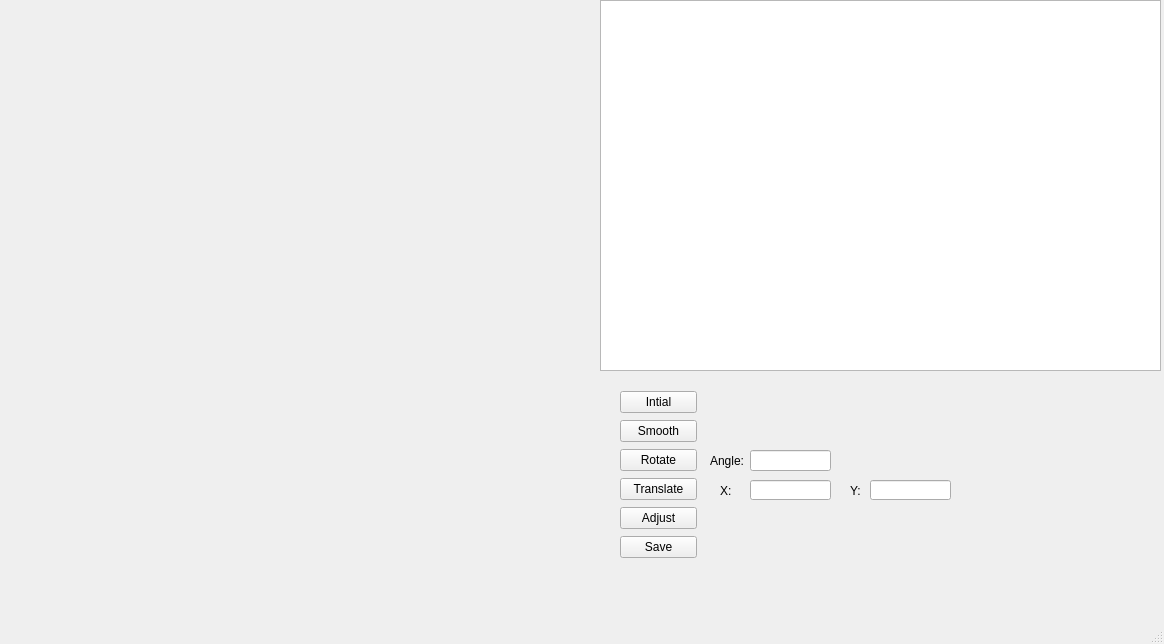
<?xml version="1.0" encoding="UTF-8"?>
<ui version="4.0">
 <class>MainWindow</class>
 <widget class="QMainWindow" name="MainWindow">
  <property name="geometry">
   <rect>
    <x>0</x>
    <y>0</y>
    <width>1164</width>
    <height>644</height>
   </rect>
  </property>
  <property name="windowTitle">
   <string>初始轨迹</string>
  </property>
  <widget class="QWidget" name="centralwidget">
   <widget class="SmoothTrajectory" name="widget" native="true">
    <property name="geometry">
     <rect>
      <x>0</x>
      <y>0</y>
      <width>600</width>
      <height>600</height>
     </rect>
    </property>
   </widget>
   <widget class="QTableView" name="tableView">
    <property name="geometry">
     <rect>
      <x>600</x>
      <y>0</y>
      <width>561</width>
      <height>371</height>
     </rect>
    </property>
   </widget>
   <widget class="QLineEdit" name="Angle_lineEdit">
    <property name="geometry">
     <rect>
      <x>750</x>
      <y>450</y>
      <width>81</width>
      <height>21</height>
     </rect>
    </property>
   </widget>
   <widget class="QLineEdit" name="TranX_lineEdit">
    <property name="geometry">
     <rect>
      <x>750</x>
      <y>480</y>
      <width>81</width>
      <height>20</height>
     </rect>
    </property>
   </widget>
   <widget class="QLineEdit" name="TranY_lineEdit">
    <property name="geometry">
     <rect>
      <x>870</x>
      <y>480</y>
      <width>81</width>
      <height>20</height>
     </rect>
    </property>
   </widget>
   <widget class="QLabel" name="label">
    <property name="geometry">
     <rect>
      <x>720</x>
      <y>480</y>
      <width>16</width>
      <height>21</height>
     </rect>
    </property>
    <property name="text">
     <string>X:</string>
    </property>
   </widget>
   <widget class="QLabel" name="label_2">
    <property name="geometry">
     <rect>
      <x>850</x>
      <y>480</y>
      <width>16</width>
      <height>21</height>
     </rect>
    </property>
    <property name="text">
     <string>Y:</string>
    </property>
   </widget>
   <widget class="QLabel" name="label_3">
    <property name="geometry">
     <rect>
      <x>710</x>
      <y>450</y>
      <width>41</width>
      <height>21</height>
     </rect>
    </property>
    <property name="text">
     <string>Angle:</string>
    </property>
   </widget>
   <widget class="QWidget" name="layoutWidget">
    <property name="geometry">
     <rect>
      <x>620</x>
      <y>390</y>
      <width>77</width>
      <height>170</height>
     </rect>
    </property>
    <layout class="QVBoxLayout" name="verticalLayout">
     <item>
      <widget class="QPushButton" name="intialButton">
       <property name="text">
        <string>Intial</string>
       </property>
      </widget>
     </item>
     <item>
      <widget class="QPushButton" name="smoothButton">
       <property name="text">
        <string>Smooth</string>
       </property>
      </widget>
     </item>
     <item>
      <widget class="QPushButton" name="rotateButton">
       <property name="text">
        <string>Rotate</string>
       </property>
      </widget>
     </item>
     <item>
      <widget class="QPushButton" name="translateButton">
       <property name="text">
        <string>Translate</string>
       </property>
      </widget>
     </item>
     <item>
      <widget class="QPushButton" name="adjustButton">
       <property name="text">
        <string>Adjust</string>
       </property>
      </widget>
     </item>
     <item>
      <widget class="QPushButton" name="saveButton">
       <property name="text">
        <string>Save</string>
       </property>
      </widget>
     </item>
    </layout>
   </widget>
   <zorder>layoutWidget</zorder>
   <zorder>widget</zorder>
   <zorder>tableView</zorder>
   <zorder>Angle_lineEdit</zorder>
   <zorder>TranX_lineEdit</zorder>
   <zorder>TranY_lineEdit</zorder>
   <zorder>label</zorder>
   <zorder>label_2</zorder>
   <zorder>label_3</zorder>
  </widget>
  <widget class="QMenuBar" name="menubar">
   <property name="geometry">
    <rect>
     <x>0</x>
     <y>0</y>
     <width>1164</width>
     <height>23</height>
    </rect>
   </property>
  </widget>
  <widget class="QStatusBar" name="statusbar"/>
 </widget>
 <customwidgets>
  <customwidget>
   <class>SmoothTrajectory</class>
   <extends>QWidget</extends>
   <header location="global">smoothtrajectory.h</header>
   <container>1</container>
  </customwidget>
 </customwidgets>
 <resources/>
 <connections/>
</ui>
